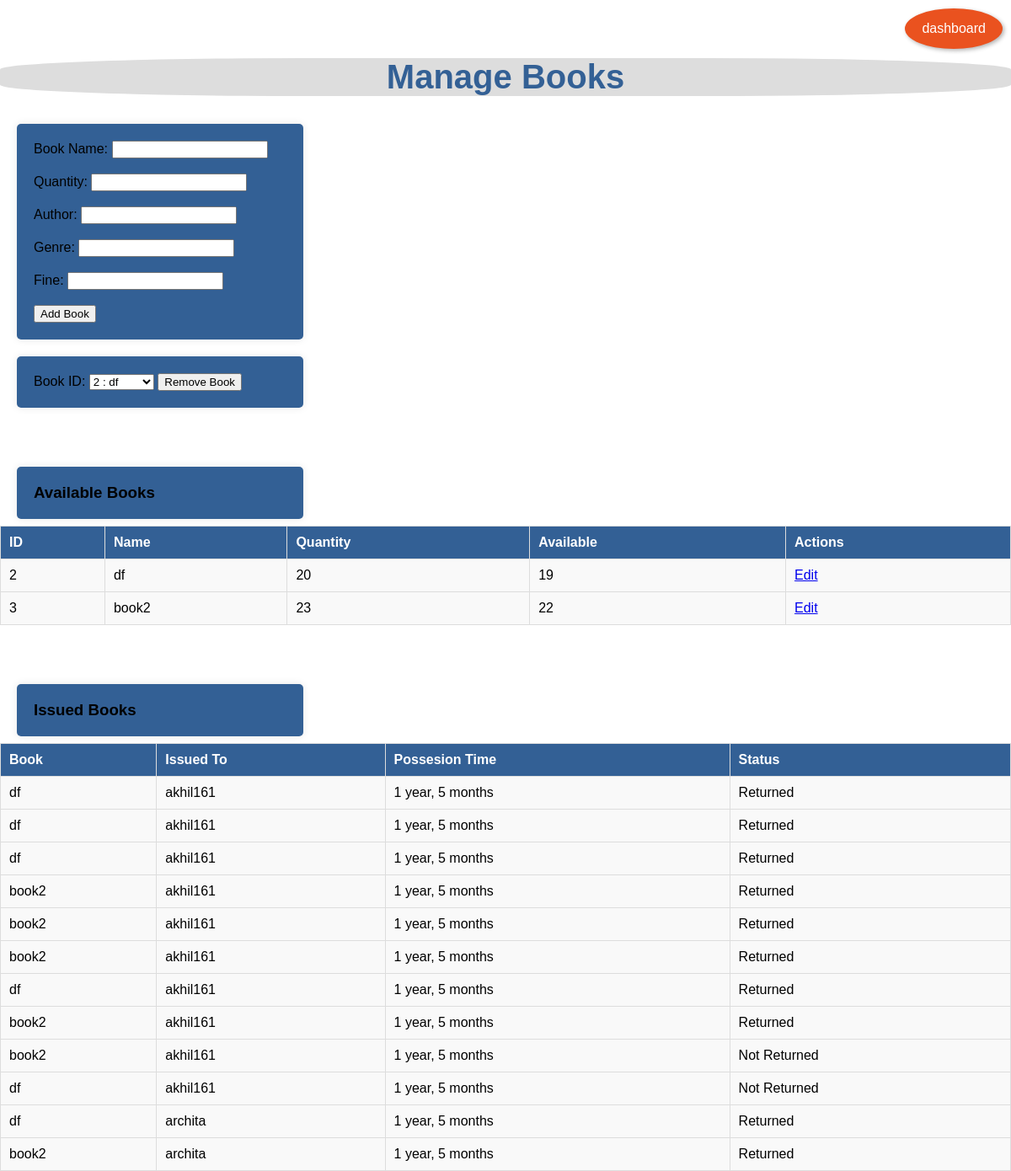
/manage_books/ (signed in), run on an earlier commit of the app's database.
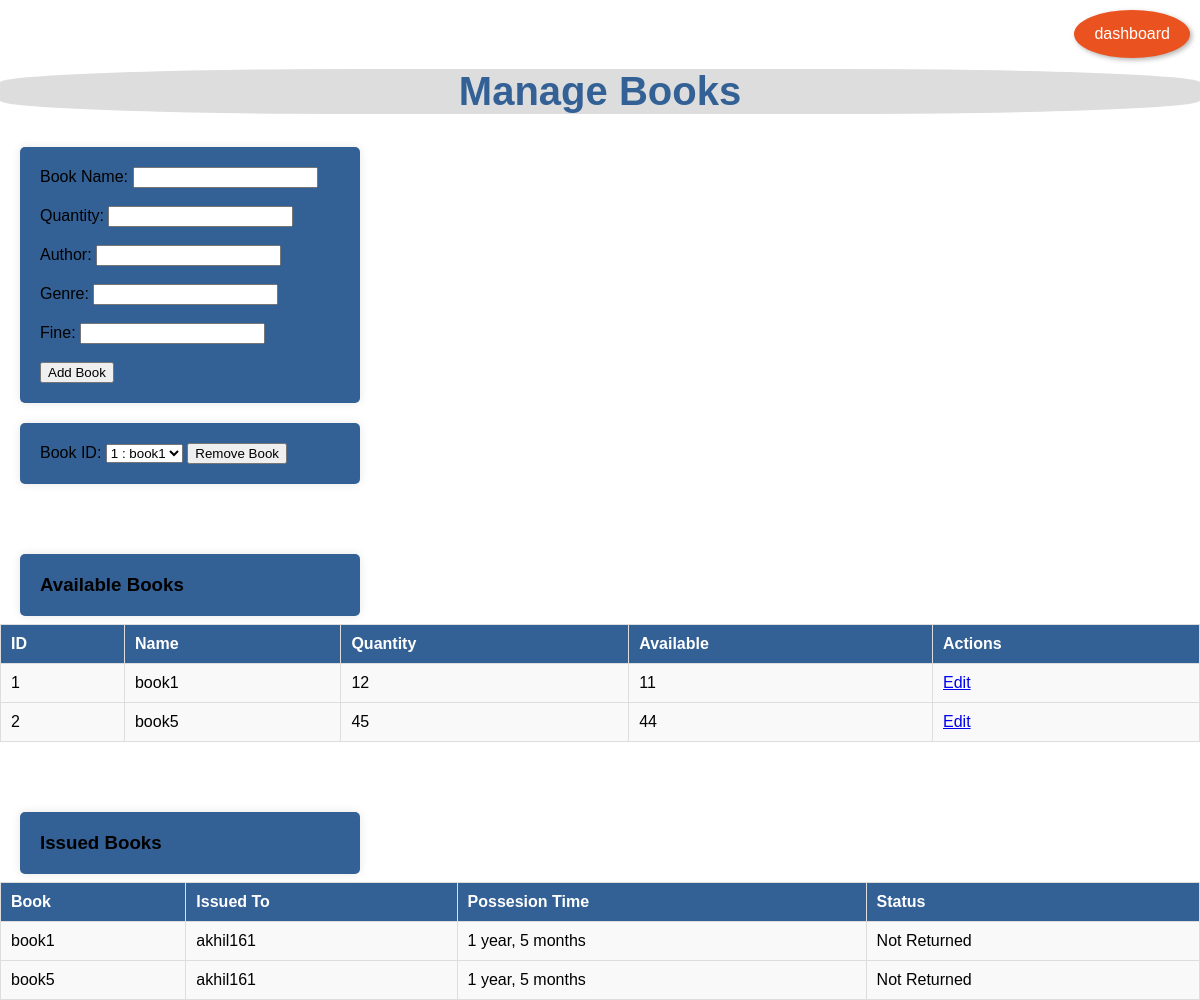
And on a later commit of the database.
### Home/models.py (models this page shows, shortened)
class Books(models.Model):
    Bid = models.AutoField(primary_key=True)
    book_name = models.CharField(max_length=200, null=False)
    quantity = models.PositiveIntegerField()
    author = models.TextField(default='anonymous', null=False)
    genre = models.TextField(null=True, default='unknown')
    fine = models.PositiveSmallIntegerField(null=False, default=50)
    available_quantity = models.PositiveIntegerField(default=0)

class Issued(models.Model):
    Issue_No = models.AutoField(primary_key=True)
    user = models.ForeignKey(User, on_delete=models.CASCADE, null=True, blank=True)
    book = models.ForeignKey(Books, on_delete=models.CASCADE)
    days = models.PositiveIntegerField(default=10)
    submit = models.BooleanField(default=False)
    create = models.DateTimeField(auto_now_add=True)
    class Meta:
        ordering = ['user']

### Home/views.py (the view, shortened to what this page needs)
# urls.py: path('manage_books/', views.manage_books, name='manage_books'),
@login_required
@user_passes_test(is_superuser)
def manage_books(request: HttpRequest) -> HttpResponse:
    books = Books.objects.annotate(
        active_issues=Count('issued', filter=Q(issued__submit=False))
    )
    for book in books:
        book.available_quantity = book.quantity - book.active_issues
    message = request.session.get('message')
    if message:
        del request.session['message']
    selected_book = request.GET.get('book', 'all')
    selected_user = request.GET.get('user', 'all')
    issued_books = Issued.objects.select_related('book', 'user').all()
    if selected_book != 'all':
        issued_books = issued_books.filter(book=selected_book)
    if selected_user != 'all':
        issued_books = issued_books.filter(user=selected_user)
    return render(request, 'user/manage_books.html', {
        'books': books,
        'issued_books': issued_books,
        'available_books': books,
        'all_books': Books.objects.all(),
        'all_users': User.objects.all()
    })

### Home/views.py (called while the page is built)
def is_superuser(user: User) -> bool:
    return user.is_superuser

### templates/user/manage_books.html (shortened to what this page needs)
<!DOCTYPE html>
<html>
      {% load static %}
      <link rel="stylesheet" href="{% static 'style.css' %}">
<head>
    <br>
    <a class="floating-button" href="{% url 'dashboard' %}">dashboard</a>
    <br>
</head>
<body style="overflow: scroll;">
    <h2>Manage Books</h2>
    <form method="post">
        <label for="book_name">Book Name:</label>
        <input type="text" name="book_name" required><br><br>
        <label for="quantity">Quantity:</label>
        <input type="number" name="quantity" required><br><br>
        <label for="author">Author:</label>
        <input type="text" name="author" required><br><br>
        <label for="genre">Genre:</label>
        <input type="text" name="genre"><br><br>
        <label for="fine">Fine:</label>
        <input type="number" name="fine" required><br><br>
        <button type="submit" name="add_book">Add Book</button>
    </form>
    <form method="post">
        <label for="book_id">Book ID:</label>
        <select name="book_id">
            {% for book in books %}
                <option value="{{ book.Bid }}">{{ book.Bid }} : {{ book.book_name }}</option>
            {% endfor %}
        </select>
        <button type="submit" name="remove_book">Remove Book</button>
    </form>
    <h3>Available Books</h3><br>
    <table>
        <thead>
            <tr>
                <th>ID</th>
                <th>Name</th>
                <th>Quantity</th>
                <th>Available</th>
                <th>Actions</th>
            </tr>
        </thead>
        <tbody>
            {% for book in available_books %}
                <tr>
                    <td>{{ book.Bid }}</td>
                    <td>{{ book.book_name }}</td>
                    <td>{{ book.quantity }}</td>
                    <td>{{ book.available_quantity }}</td>
                    <td><a href="{% url 'edit_book' pk=book.pk %}">Edit</a></td>
                </tr>
            {% endfor %}
        </tbody>
    </table>
    <div>
     <h3>Issued Books</h3><br>
    <table>
      <thead>
        <tr>
          <th>Book</th>
          <th>Issued To</th>
          <th>Possesion Time</th>
          <th>Status</th>
        </tr>
      </thead>
      <tbody>
        {% for issued_book in issued_books %}
          <tr>
            <td>{{ issued_book.book.book_name }}</td>
            <td>{{ issued_book.user }}</td>
            <td>{{ issued_book.create|timesince }}</td>
            <td>{% if issued_book.submit %}Returned{% else %}Not Returned{% endif %}</td>
          </tr>
        {% endfor %}
      </tbody>
    </table>
    </div>
</body>
</html>

What changed in the data, as far as the page shows it:
removed Books: Bid "3", book_name "book2", quantity "23", available_quantity "22"
removed Issued: book.book_name "df", user "akhil161", create "1 year, 5 months", submit "Returned"
removed Issued: book.book_name "df", user "akhil161", create "1 year, 5 months", submit "Returned"
removed Issued: book.book_name "df", user "akhil161", create "1 year, 5 months", submit "Returned"
removed Issued: book.book_name "book2", user "akhil161", create "1 year, 5 months", submit "Returned"
removed Issued: book.book_name "book2", user "akhil161", create "1 year, 5 months", submit "Returned"
removed Issued: book.book_name "book2", user "akhil161", create "1 year, 5 months", submit "Returned"
removed Issued: book.book_name "df", user "akhil161", create "1 year, 5 months", submit "Returned"
removed Issued: book.book_name "book2", user "akhil161", create "1 year, 5 months", submit "Returned"
removed Issued: book.book_name "book2", user "akhil161", create "1 year, 5 months", submit "Not Returned"
removed Issued: book.book_name "df", user "akhil161", create "1 year, 5 months", submit "Not Returned"
removed Issued: book.book_name "df", user "archita", create "1 year, 5 months", submit "Returned"
removed Issued: book.book_name "book2", user "archita", create "1 year, 5 months", submit "Returned"
added Books: Bid "1", book_name "book1", quantity "12", available_quantity "11"
changed Books id 2: book_name "df" → "book5"; quantity "20" → "45"; available_quantity "19" → "44"
added Issued: book.book_name "book1", user "akhil161", create "1 year, 5 months", submit "Not Returned"
added Issued: book.book_name "book5", user "akhil161", create "1 year, 5 months", submit "Not Returned"
Also different on the page:
form field book_id: "2 : df" → "1 : book1"
